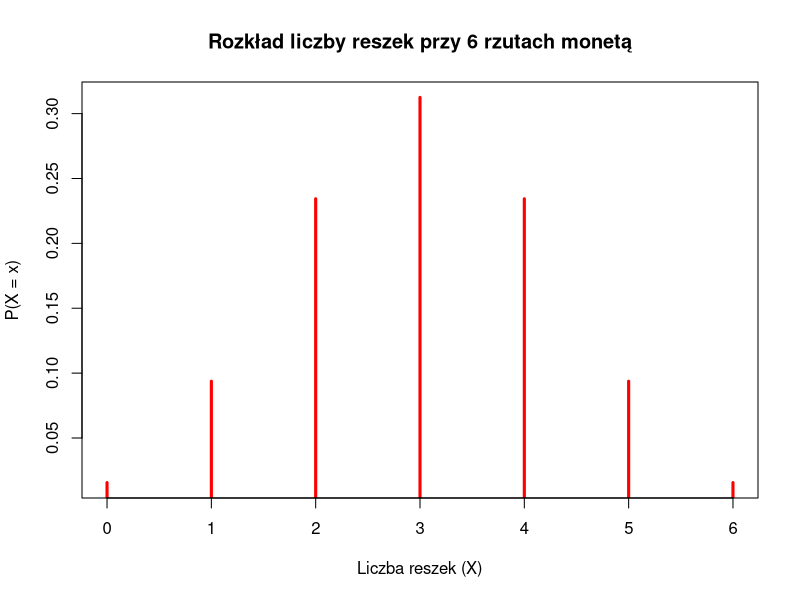
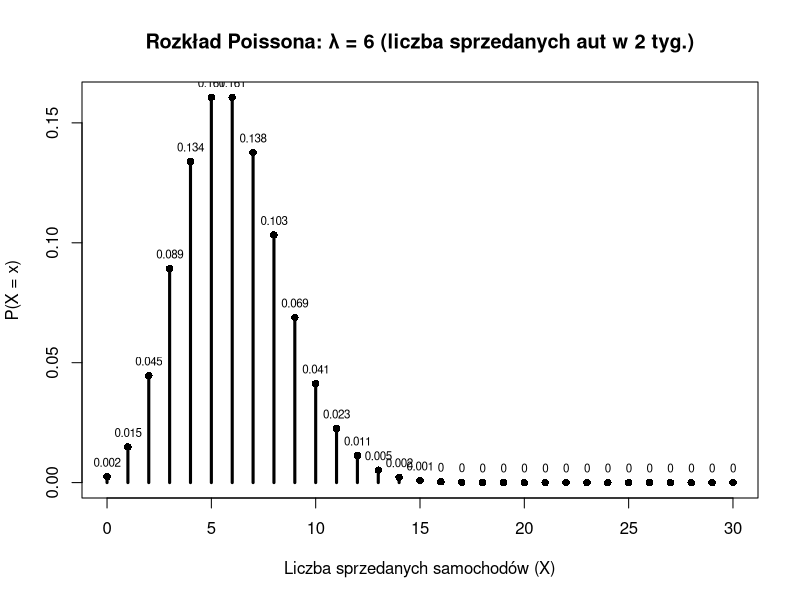
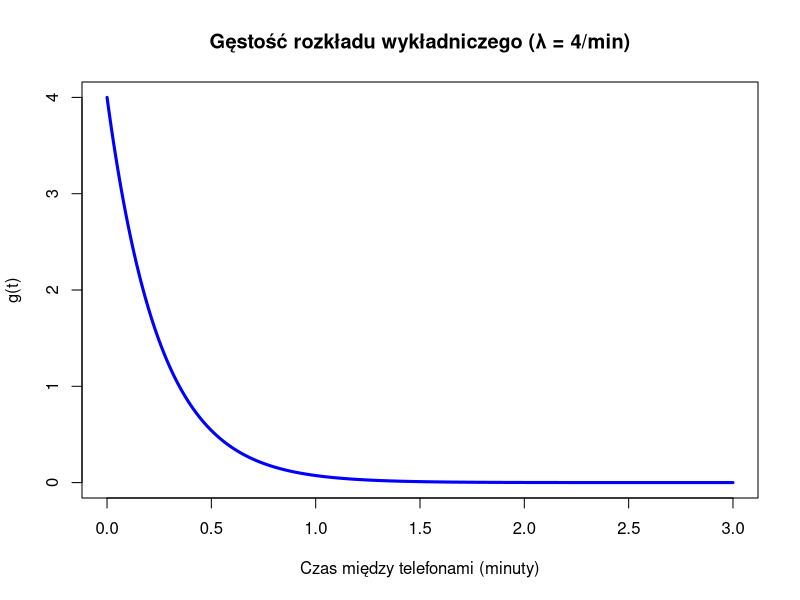

These figures' R source, in order:
# Zad.1
dbinom(5, size = 6, prob = 0.5) #rozklad dwumianowy prawdopodobienstwo punktowe

1 - pbinom(2, size = 6, prob = 0.5) # prawdopodobienstwo skumulowane (dystrybuanta)

pbinom(4, size = 6, prob = 0.5) - pbinom(1, size = 6, prob = 0.5)
cat("\n")

png("rozkład_reszek.png", width = 600, height = 400) # ustawienie typu nazwy i rozmiaru wykresu
x <- 0:6                     # możliwe X
p <- dbinom(x, size = 6, prob = 0.5)
plot(x, p, type = "h", lwd = 3, col = "red",
     main = "Rozkład liczby reszek przy 6 rzutach monetą",
     xlab = "Liczba reszek (X)", ylab = "P(X = x)")

# Zad.2
lambda <- 2*3

p_eq5 <- dpois(5, lambda = lambda) # rozklad poisona prawdopodobienstwo punkctowe

p_ge4  <- 1 - ppois(3, lambda = lambda) # prawdopodobieństwo skumulowane

p_3to5 <- ppois(5, lambda = lambda) - ppois(2, lambda = lambda)

cat("P(X = 5)        =", p_eq5, "\n")
cat("P(X >= 4)       =", p_ge4, "\n")
cat("P(3 <= X <= 5)  =", p_3to5, "\n\n")

png("rozkład_poisson_lambda6.png", width = 800, height = 500)
x <- 0:30
p <- dpois(x, lambda = lambda)
plot(x, p, type = "h", lwd = 3,
     main = "Rozkład Poissona: λ = 6 (liczba sprzedanych aut w 2 tyg.)",
     xlab = "Liczba sprzedanych samochodów (X)",
     ylab = "P(X = x)")
points(x, p, pch = 16)        # kropki na końcach słupków
text(x, p, labels = round(p, 3), pos = 3, cex = 0.7) # wartosci nad slupkami

# Zad.3
a <- 4
b <- 12

punif(7, min=a, max=b) #rozklad jednostajny

punif(11, min=a, max=b) - punif(5, min=a, max=b)

1 - punif(10, min=a, max=b)

qnorm_ <- function(p) a + p*(b-a)  # kwantyl rozkładu jednostajnego Kwantyl p to punkt po ktorym znajduje sie dokladnuie p realizacji zmiennej losowej
x <- a + 0.4*(b-a)
x
cat("\n")

# Zad.4
lambda <- 4

sec_to_min <- function(s) s/60

p_i <- exp(-lambda * sec_to_min(30)) # exp(n) - e^n
# p_i <- 1 - pexp(sec_to_min(30), lambda)

p_ii <- 1 - exp(-lambda * sec_to_min(20))

p_iii <- exp(-lambda * sec_to_min(40)) - exp(-lambda * sec_to_min(80))

t_iv <- -log(0.2)/lambda

cat("P(T > 30s) =", round(p_i, 4), "\n")
cat("P(T < 20s) =", round(p_ii, 4), "\n")
cat("P(40s < T < 80s) =", round(p_iii, 4), "\n")
cat("t takie, że P(T>t)=0.2:", round(t_iv, 3), "min (≈", round(t_iv*60,1), "s )\n\n")

t <- seq(0, 3, by=0.01)
g <- dexp(t, rate=lambda)

png("wykres_wykładniczy.png", width=800, height=500)
plot(t, g, type="l", lwd=3, col="blue",
     main="Gęstość rozkładu wykładniczego (λ = 4/min)",
     xlab="Czas między telefonami (minuty)",
     ylab="g(t)")

# Zad.5

1 - pnorm(180, mean=170, sd=12) # Funkcja dystrybuanty rozkładu normalnego

pnorm(165, mean=170, sd=12)

pnorm(190, 170, 12) - pnorm(155, 170, 12)

qnorm(0.9, mean=170, sd=12) # Funkcja kwantylowa rozkładu normalnego

cat("\n")

# Zad.6

n <- 180
p <- 1/6

p_i <- dbinom(27, n, p) # prawdopodobieństwo punktowe

p_ii <- 1 - pbinom(31, n, p) # dystrybuanta

p_iii <- pbinom(28, n, p)

p_iv <- pbinom(33, n, p) - pbinom(24, n, p)

cat("P(X=27) =", round(p_i,4), "\n")
cat("P(X>=32) =", round(p_ii,4), "\n")
cat("P(X<29) =", round(p_iii,4), "\n")
cat("P(25<=X<=33) =", round(p_iv,4), "\n")
